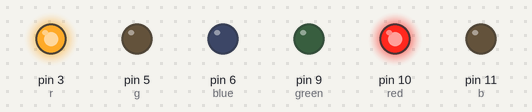
The sketch below on a simulated Arduino Uno, built with avr-gcc and run on an emulated ATmega328P. On the bench: output pins drawn as LEDs (lit = HIGH).

Above: at 0.2 s.
At 0.7 s:
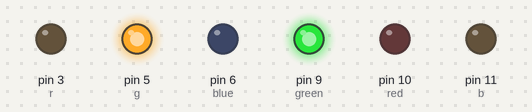
At 2.7 s:
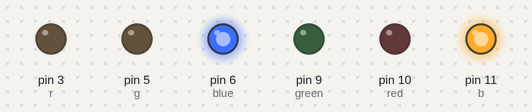
Timing chart, 0 to 3.5 s (numbered marks = the images above):
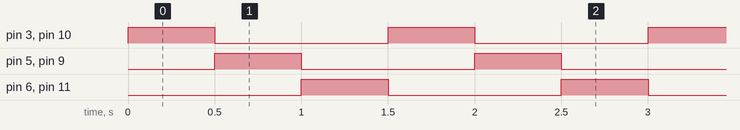

The sketch:

RGBandLEDS.ino
```cpp
//LEDs are connected like this: red, green, blue, RGB (common cathode)
//every time one of the three (red, green, blue) simple LEDs is lit up, and the RGB lights up in the same colours

#define green 9
#define red 10
#define blue 6

#define r 3
#define g 5
#define b 11

void setup() {
  pinMode(3, OUTPUT);
  pinMode(5, OUTPUT);
  pinMode(9, OUTPUT);
  pinMode(10, OUTPUT);
  pinMode(11, OUTPUT);
  pinMode(6, OUTPUT);
}
void loop() {
  digitalWrite(red, HIGH);
  digitalWrite(green, LOW);
  digitalWrite(blue, LOW);
  digitalWrite(r, HIGH);
  digitalWrite(g, LOW);
  digitalWrite(b, LOW);
  delay(500);

  digitalWrite(red, LOW);
  digitalWrite(green, HIGH);
  digitalWrite(blue, LOW);
  digitalWrite(r, LOW);
  digitalWrite(g, HIGH);
  digitalWrite(b, LOW);
  delay(500);

  digitalWrite(red, LOW);
  digitalWrite(green, LOW);
  digitalWrite(blue, HIGH);
  digitalWrite(r, LOW);
  digitalWrite(g, LOW);
  digitalWrite(b, HIGH);
  delay(500);

}
```

Measured:
- by itself, pin 3 (r), pin 5 (g), pin 6 (blue), pin 9 (green), pin 10 (red), pin 11 (b): alternates HIGH for 0.50 s and LOW for 1.0 s
- by itself, everything shown: repeats every 1.5 s, in 3 steps
